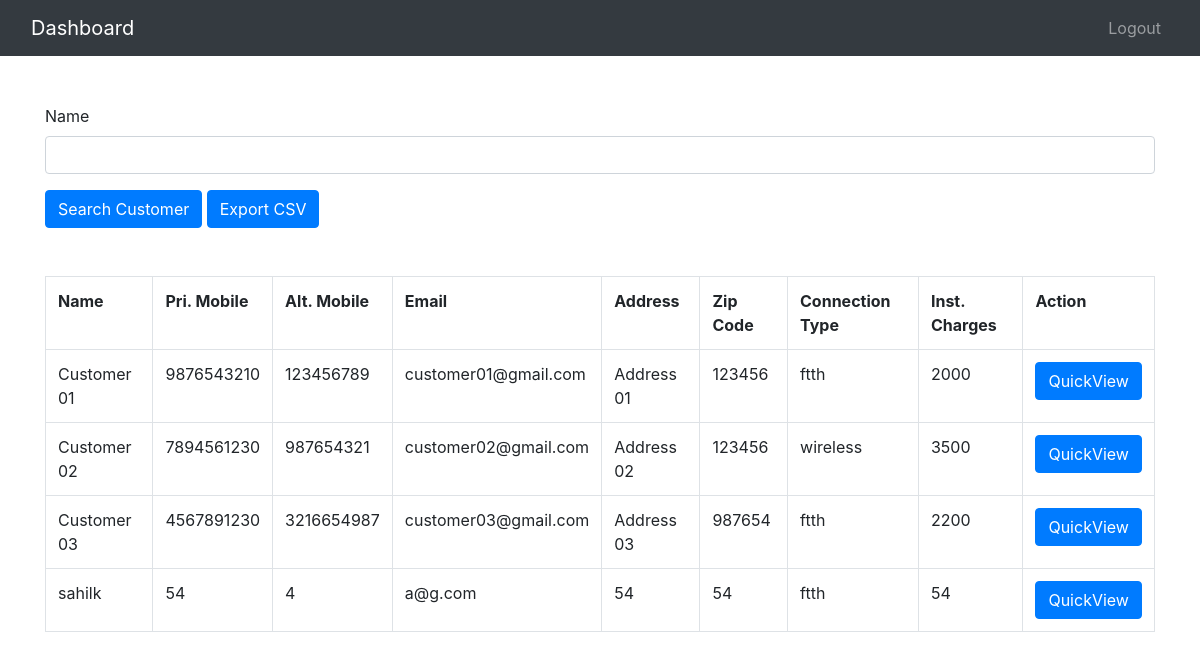
/customers, run on an earlier commit of the app's database.
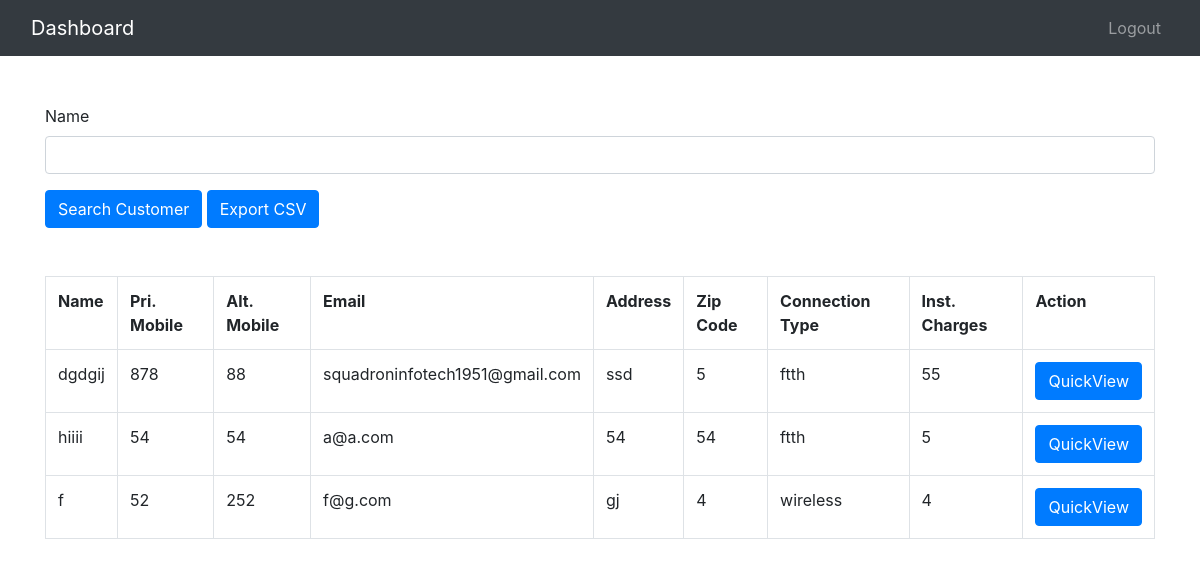
And on a later commit of the database.
### customers/models.py (models this page shows, shortened)
class Customer(models.Model):
    name = models.CharField(max_length=100, primary_key = True , blank = True)
    email = models.CharField(max_length=100, default= "admin@ithreesystem.com")
    primary_mobile = models.IntegerField( default=0 , blank = True)
    alternate_mobile = models.IntegerField( default=0 )
    address = models.CharField(max_length=400, default="Jejuri")
    city = models.CharField(max_length=10, default="Jejuri")
    state = models.CharField(max_length=15, default="Maharashtra")
    zipcode = models.IntegerField (default=0, blank=True)
    connection_type = models.CharField( max_length=20 ,default="not selected")
    cat_6_cable_length= models.IntegerField( )
    p2p_device_price= models.IntegerField( )
    wireless_router_price= models.IntegerField( )
    ftth_fiber_length= models.IntegerField( )
    closer_box = models.CharField(max_length=5 )
    patch_cord= models.IntegerField(blank=True )
    ftth_router_price= models.IntegerField()
    installation_charges= models.IntegerField( default=0)
    username= models.CharField(max_length=10, default="username")
    password= models.CharField(max_length=10, default="password")
    customer_photo= models.ImageField(upload_to="media", blank=True)
    kYC_document= models.ImageField(upload_to="media", blank=True)

### customers/views.py (the view)
# urls.py: path('customers', views.customersList),
def customersList(request):
    customer_list=Customer.objects.all()
    form = CustomerSearchForm(request.POST )
    context = {
        "form": form,
        "customer_list": customer_list,
    }
    if request.method == 'POST':
        customer_list=Customer.objects.filter(name = form['name'].value())
        context = {
        "form": form,
        "customer_list": customer_list,
    }
    return render (request, 'customers/customers_list.html',context)

### customers/forms.py
class CustomerSearchForm(forms.ModelForm):
    class Meta:
        model = Customer
        fields= ['name' ]

### customers/templates/customers/customers_list.html (shortened to what this page needs)
{% extends 'customers/basic.html'%}
{%block content%}
{% load crispy_forms_filters %}
<form method="post">
<div class="container my-5">
{{form|crispy}}
<input class="btn btn-primary" type="submit" value="Search Customer" />
<a href = "{% url 'export-csv' %}" class="btn btn-primary">Export CSV</a>
</div>
</form>
   {% if customer_list %}
   <div class="container my-5">
   <table class="table table-bordered" border="1">
    <tr>
        <th>Name</th>
        <th>Pri. Mobile</th>
        <th>Alt. Mobile</th>
        <th>Email</th>
        <th>Address</th>
        <th>Zip Code</th>
        <th>Connection Type</th>
        <th>Inst. Charges</th>
        <th>Action</th>
    </tr>
    {% for cs in customer_list %}
    <tr>
    <td>{{cs.name}}</td>
    <td>{{cs.primary_mobile}}</td>
    <td>{{cs.alternate_mobile}}</td>
    <td>{{cs.email}}</td>
    <td>{{cs.address}}</td>
    <td>{{cs.zipcode}}</td>
    <td> {{cs.connection_type}}</td>
    <td>{{cs.installation_charges}}</td>
    <td ><a href="/customers/{{cs.name}}"><button id="cus{{cs.name}}" class="btn btn-primary cart">QuickView</button></a></td>
   </tr>
  {% endfor %}
  </table>
  {% else %}
   <h2>No Data</h2>
  {% endif %}
</div>
{%endblock%}

### customers/templates/customers/basic.html (shortened to what this page needs)
<!DOCTYPE html>
<html lang="en">
<head>
    <link href="https://cdn.jsdelivr.net/npm/bootstrap@5.0.0-beta3/dist/css/bootstrap.min.css" rel="stylesheet">
    <link rel="stylesheet" href="https://maxcdn.bootstrapcdn.com/bootstrap/4.5.2/css/bootstrap.min.css">
</head>
<body>
    {%include 'customers/navbar.html'%}
    {%block content%}
    {%endblock%}
</body>
</html>

### customers/templates/customers/navbar.html (shortened to what this page needs)
<nav class="navbar navbar-expand-lg navbar-dark bg-dark">
  <div class="container-fluid">
    <a class="navbar-brand" href="/">Dashboard</a>
    <div class="collapse navbar-collapse" id="navbarNav">
      <ul class="navbar-nav ml-auto">
        <li class="nav-item">
          <a class="nav-link" href="http://127.0.0.1:8000/signout">Logout</a>
        </li>
      </ul>
    </div>
  </div>
</nav>

What changed in the data, as far as the page shows it:
removed Customer: name "Customer 01", primary_mobile "9876543210", alternate_mobile "123456789", email "customer01@gmail.com", address "Address 01", zipcode "123456", connection_type "ftth", installation_charges "2000"
removed Customer: name "Customer 02", primary_mobile "7894561230", alternate_mobile "987654321", email "customer02@gmail.com", address "Address 02", zipcode "123456", connection_type "wireless", installation_charges "3500"
removed Customer: name "Customer 03", primary_mobile "4567891230", alternate_mobile "3216654987", email "customer03@gmail.com", address "Address 03", zipcode "987654", connection_type "ftth", installation_charges "2200"
removed Customer: name "sahilk", primary_mobile "54", alternate_mobile "4", email "a@g.com", address "54", zipcode "54", connection_type "ftth", installation_charges "54"
added Customer: name "dgdgij", primary_mobile "878", alternate_mobile "88", email "squadroninfotech1951@gmail.com", address "ssd", zipcode "5", connection_type "ftth", installation_charges "55"
added Customer: name "hiiii", primary_mobile "54", alternate_mobile "54", email "a@a.com", address "54", zipcode "54", connection_type "ftth", installation_charges "5"
added Customer: name "f", primary_mobile "52", alternate_mobile "252", email "f@g.com", address "gj", zipcode "4", connection_type "wireless", installation_charges "4"
